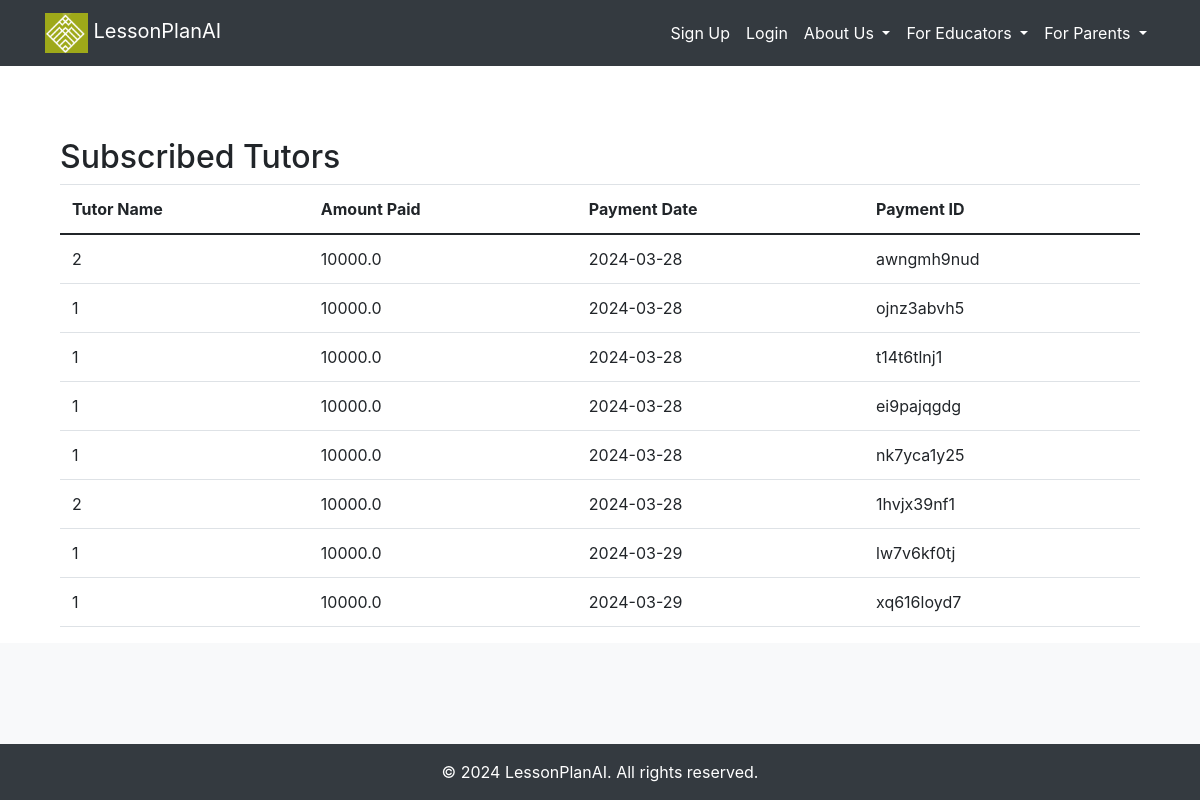
The app's page /subscribed-tutors, older data.
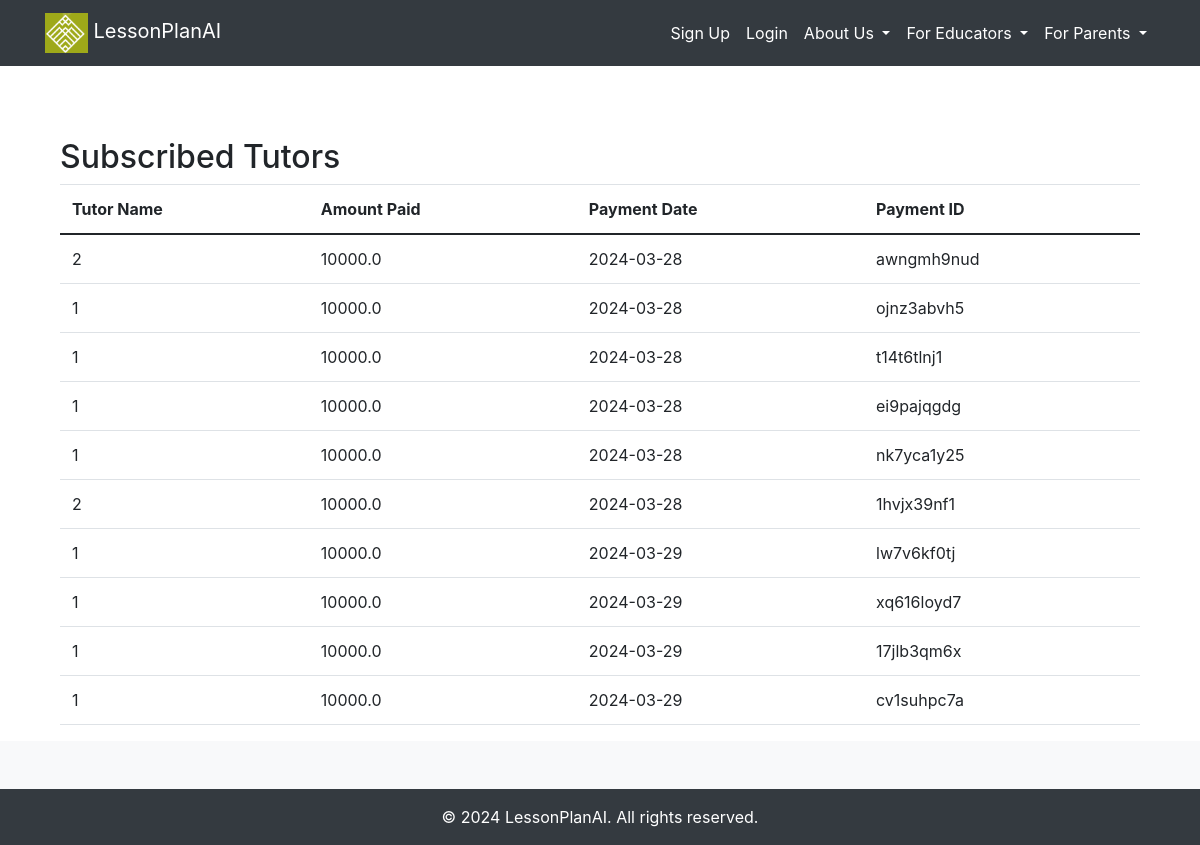
The same page, newer data.
### src/accounts/models.py (models this page shows, shortened)
class TutorFeePayment(db.Model):
    __tablename__ = "tutorfeepayment"
    id = db.Column(db.Integer, primary_key=True)
    tutor_id = db.Column(db.Integer, db.ForeignKey('tutor.id'), nullable=False)
    amount = db.Column(db.Float, nullable=False)
    payment_date = db.Column(db.Date, nullable=False)
    paystack_tutorfeepayment_id = db.Column(db.String(50), nullable=False)
    tutor = db.relationship('Tutor', back_populates='fee_payments')

### src/core/views.py (the view)
@core_bp.route('/subscribed-tutors')
def subscribed_tutors():
    tutor_fee_payments = TutorFeePayment.query.all()
    return render_template('accounts/subscribed_tutors.html', tutor_fee_payments=tutor_fee_payments)

### src/templates/accounts/subscribed_tutors.html
{% extends "_base.html" %}
{% block content %}
<div class="container mt-5">
    <h2>Subscribed Tutors</h2>
    <table class="table">
        <thead>
            <tr>
                <th>Tutor Name</th>
                <th>Amount Paid</th>
                <th>Payment Date</th>
                <th>Payment ID</th>
            </tr>
        </thead>
        <tbody>
            {% for payment in tutor_fee_payments %}
            <tr>
                <td>{{ payment.tutor_id }}</td>
                <td>{{ payment.amount }}</td>
                <td>{{ payment.payment_date.strftime('%Y-%m-%d') }}</td>
                <td>{{ payment.paystack_tutorfeepayment_id }}</td>
            </tr>
            {% endfor %}
        </tbody>
    </table>
</div>
{% endblock %}

### src/templates/_base.html (shortened to what this page needs)
<!DOCTYPE html>
<html>
<head>
    <link href="https://maxcdn.bootstrapcdn.com/bootstrap/4.5.2/css/bootstrap.min.css" rel="stylesheet">
    <link rel="stylesheet" type="text/css" href="/static/styles.css">
    <link href="https://stackpath.bootstrapcdn.com/bootstrap/4.3.1/css/bootstrap.min.css" rel="stylesheet">
    <link href="https://stackpath.bootstrapcdn.com/bootstrap/5.1.0/css/bootstrap.min.css" rel="stylesheet">
    <link rel="stylesheet" href="https://cdnjs.cloudflare.com/ajax/libs/font-awesome/6.1.1/css/all.min.css">
</head>
<body>
    {% include 'navigation.html' %}
    <div class="container mt-4">
        <div>
            {% block content %}
            {% endblock %}
        </div>
    </div>
    <div id="social-media" class="bg-light py-4">
    </div>
    <footer class="bg-dark text-white py-3">
        <div class="container text-center">
            &copy; 2024 LessonPlanAI. All rights reserved.
        </div>
    </footer>
    <link rel="stylesheet" href="https://stackpath.bootstrapcdn.com/bootstrap/4.5.2/css/bootstrap.min.css">
</body>
</html>

### src/templates/navigation.html (shortened to what this page needs)
<header>
  <nav class="navbar navbar-expand-lg navbar-dark bg-dark">
      <div class="container">
          <a class="navbar-brand" href="{{ url_for('core.home') }}">
              <img src="{{ url_for('static', filename='images/fav.png') }}" alt="Logo" class="img-fluid" style="height: 40px;">
              LessonPlanAI
          </a>
          <div class="collapse navbar-collapse" id="navbarResponsive">
              <ul class="navbar-nav ml-auto">
            {% if not current_user.is_authenticated %}
            <li class="nav-item">
              <a class="nav-link" href="{{ url_for('accounts.register') }}">Sign Up</a>
            </li>
            <li class="nav-item">
              <a class="nav-link" href="{{ url_for('accounts.login') }}">Login</a>
            </li>
            {% endif %}
          <li class="nav-item dropdown">
            <a class="nav-link dropdown-toggle" href="#" id="navbarDropdownMenuLink" role="button" data-toggle="dropdown" aria-haspopup="true" aria-expanded="false">
                About Us
            </a>
        </li>
              <li class="nav-item dropdown">
                <a class="nav-link dropdown-toggle" href="#" id="navbarDropdownMenuLink" role="button" data-toggle="dropdown" aria-haspopup="true" aria-expanded="false">
                    For Educators
                </a>
            </li>
            <li class="nav-item dropdown">
              <a class="nav-link dropdown-toggle" href="#" id="navbarDropdownMenuLink" role="button" data-toggle="dropdown" aria-haspopup="true" aria-expanded="false">
                  For Parents
              </a>
          </li>
          </ul>
        </div>
      </div>
  </header>

### src/static/styles.css (style rules this page uses)
a { text-decoration: none; }
body { display: flex; flex-direction: column; min-height: 100vh; }
#social-media { flex: 1 0 auto; }
footer { flex-shrink: 0; }
.navbar-nav .nav-link { color: white !important; }
.navbar-nav { margin-bottom: 0; }
.navbar { padding-top: 0; padding-bottom: 20px; }
table { width: 100%; border-collapse: collapse; }
th, td { border: 1px solid black; padding: 8px; text-align: left; }

Row changes from the older to the newer data that the page shows:
added TutorFeePayment: tutor_id "1", amount "10000.0", payment_date "2024-03-29", paystack_tutorfeepayment_id "17jlb3qm6x"
added TutorFeePayment: tutor_id "1", amount "10000.0", payment_date "2024-03-29", paystack_tutorfeepayment_id "cv1suhpc7a"
